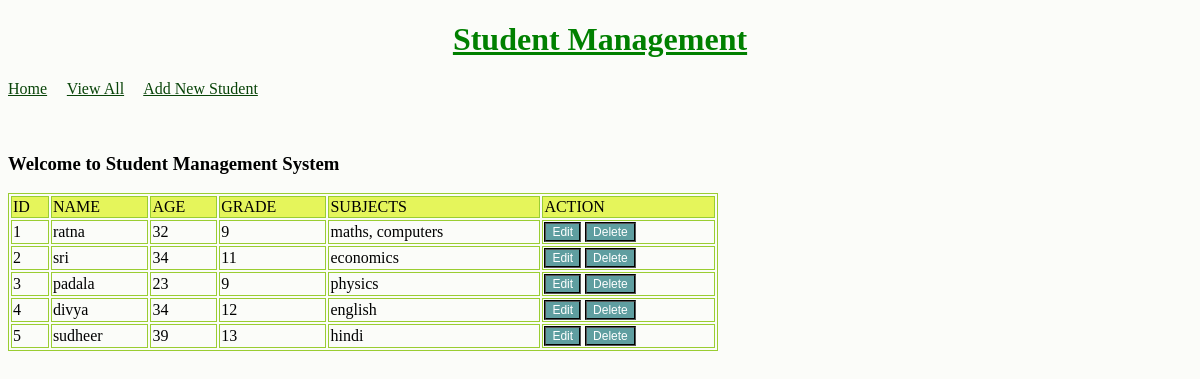
The page / on the database its author committed.
### tables this page shows
CREATE TABLE STUDENT_TAB ( ID INT ,NAME VARCHAR(255),AGE INT,GRADE INT,SUBJECTS VARCHAR(255),PRIMARY KEY(ID));

### studentmanagement.py (the view)
@app.route("/")
def home():
    list_students = fetch_all_students()
    return render_template("home.html",students=list_students)

### studentmanagement.py (called while the page is built)
@contextmanager
def db_connection():
    connection = sqlite3.connect(database)
    try:
        yield connection
    finally:
        connection.close()

def fetch_all_students():
   select_student_query = 'SELECT * FROM STUDENT_TAB'
   try:
    with  db_connection() as conn:
        cursor = conn.cursor()
        cursor.execute(select_student_query)
        return cursor.fetchall()
   except sqlite3.OperationalError as e:
    print(e)

### templates/home.html (shortened to what this page needs)
{% extends "layout.html" %}
{% block content %}
<h3> Welcome to Student Management System</h3>
    <table>
        <thead>
            <td>ID</td>
            <td>NAME</td>
            <td>AGE</td>
            <td>GRADE</td>
            <td>SUBJECTS</td>
            <td>ACTION</td>
        </thead>
        {% for student in students %}
        <tr>
            <td> {{student[0]}}</td>
            <td>{{student[1]}}</td>
            <td>{{student[2]}}</td>
            <td>{{student[3]}}</td>
            <td>
                {{student[4]}}
            </td>
            <td>
                <input type="button" class="button" value="Edit" onclick="location.href='/edit/{{student[0]}}'"/>
                <input type="button" class="button" value="Delete" onclick="location.href='/delete/{{student[0]}}'"/>
            </td>
        </tr>
        {% endfor %}
    </table>
    {% endblock %}

### templates/layout.html (shortened to what this page needs)
<!DOCTYPE html>
<html>
    <head>
       <div style="text-align: center; color: green;"> <u><h1>Student Management</h1> </u></div>
        <link rel="stylesheet" type="text/css" href="{{ url_for('static', filename='main.css')}}" />
    </head>
    <body>
        <div class="navbar">
            <a href="{{ url_for('home') }}" class="navbar-item">Home</a> &nbsp;&nbsp;&nbsp;
            <a href="{{ url_for('viewAll') }}" class="navbar-item">View All</a>  &nbsp;&nbsp;&nbsp;
            <a href="{{ url_for('addStudent') }}" class="navbar-item">Add New Student</a>
            <br>
            <br>
            <br>
        </div>
        <div class="body-content">
            {% block content %}
            {% endblock %}
        </div>
    </body>
</html>

### static/main.css (style rules this page uses)
table, th, td { border: 1px solid yellowgreen; }
table { width: 60%; }
thead { background-color: rgb(229, 245, 91); }
.button { background-color: cadetblue; color: white; text-align: center; display: inline-block; font-size: 12px; border-style: groove; }
body { background-color: rgb(251, 252, 249); }
.navbar-item { color: rgb(8, 68, 8); }

### rows shown on the page
STUDENT_TAB: ID "1", NAME "ratna", AGE "32", GRADE "9", SUBJECTS "maths, computers"
STUDENT_TAB: ID "2", NAME "sri", AGE "34", GRADE "11", SUBJECTS "economics"
STUDENT_TAB: ID "3", NAME "padala", AGE "23", GRADE "9", SUBJECTS "physics"
STUDENT_TAB: ID "4", NAME "divya", AGE "34", GRADE "12", SUBJECTS "english"
STUDENT_TAB: ID "5", NAME "sudheer", AGE "39", GRADE "13", SUBJECTS "hindi"
